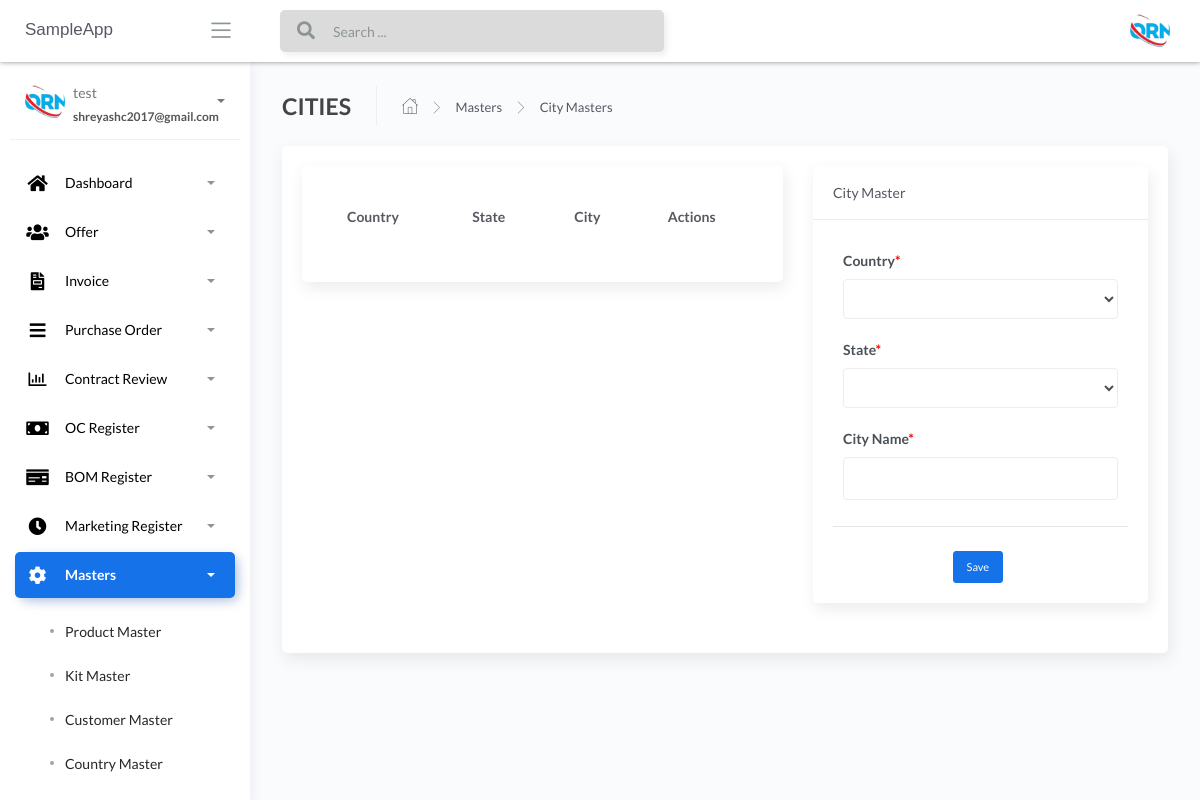
/City-masters (signed in), run on an earlier commit of the app's database.
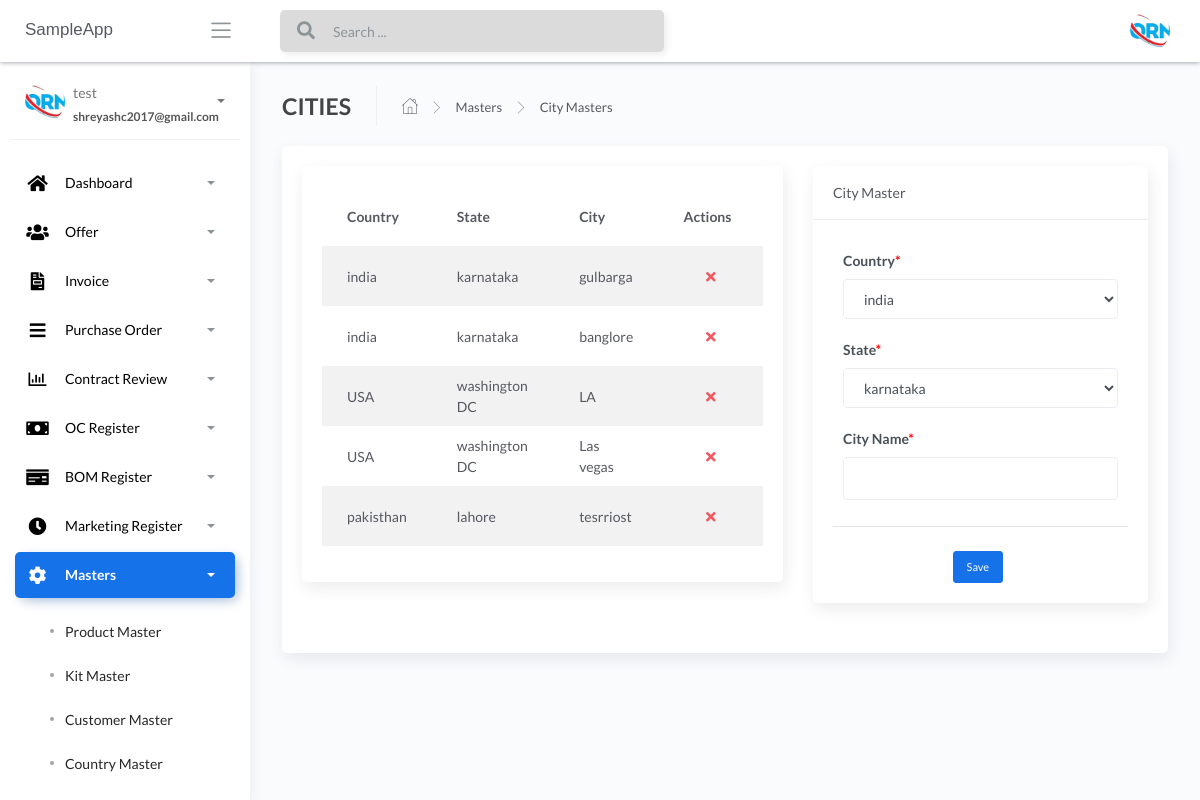
And on a later commit of the database.
### apps/authentication/models.py (models this page shows, shortened)
class Users(db.Model, UserMixin):
    __tablename__ = 'Users'
    id = db.Column(db.Integer, primary_key=True)
    username = db.Column(db.String(64), unique=True)
    email = db.Column(db.String(64), unique=True)
    password = db.Column(db.LargeBinary)

### apps/home/models.py (models this page shows, shortened)
class CityMaster(db.Model):
    __tablename__ = "CityMaster"
    id = db.Column(db.Integer, primary_key=True)
    country_name = db.Column(db.String())
    state_name = db.Column(db.String())
    city_name = db.Column(db.String())
    def __repr__(self):
        return self.country_name

class CountryMaster(db.Model):
    __tablename__ = "CountryMaster"
    id = db.Column(db.Integer, primary_key=True)
    country_name_temp = db.Column(db.String())
    def __repr__(self):
        return self.country_name_temp

class StateMaster(db.Model):
    __tablename__ = "StateMaster"
    id = db.Column(db.Integer, primary_key=True)
    state_name_temp = db.Column(db.String())
    def __repr__(self):
        return self.state_name_temp

### apps/home/routes.py (the view, shortened to what this page needs)
@blueprint.route('/City-masters', methods=['GET', 'POST'])
@login_required
def City_masters():
    if request.method == 'GET':
        users = CityMaster.query.all()
        states = StateMaster.query.all()
        countries = CountryMaster.query.all()
        print(users,states,countries)
        return render_template('home/City-masters.html', len_country= len(countries), users=users, len_state=len(states), states=states, countries=countries,segment='City-masters')

### apps/__init__.py (called while the page is built)
def configure_database(app):
    @app.before_first_request
    def initialize_database():
        db.create_all()
    @app.teardown_request
    def shutdown_session(exception=None):
        db.session.remove()

### apps/authentication/models.py (called while the page is built)
@login_manager.user_loader
def user_loader(id):
    return Users.query.filter_by(id=id).first()

### apps/templates/home/City-masters.html (shortened to what this page needs)
{% extends "layouts/base.html" %}
{% block content %}
<div class="content">
	<div class="page-inner">
		<div class="page-header">
			<h4 class="page-title">CITIES</h4>
			<ul class="breadcrumbs">
				<li class="nav-home">
					<a href="#">
						<i class="flaticon-home"></i>
					</a>
				</li>
				<li class="separator">
					<i class="flaticon-right-arrow"></i>
				</li>
				<li class="nav-item">
					<a href="#">Masters</a>
				</li>
				<li class="separator">
					<i class="flaticon-right-arrow"></i>
				</li>
				<li class="nav-item">
					<a href="#">City Masters</a>
				</li>
			</ul>
		</div>
		<div class="row">
			<div class="col-md-12">
				<div class="card">
					<div class="card-body">
						<div class="row">
							<div class="col-sm-7">
								<div class="content">
									<div class="row">
										<div class="col-sm-12">
											<div class="card">
												<div class="card-body">
													<div class="table-responsive">
														<table id="add-row"
															class="display table table-striped table-hover">
															<thead>
																<tr>
																	<th> Country </th>
																	<th> State </th>
																	<th> City </th>
																	<th>Actions</th>
																</tr>
															</thead>
															<tbody>
																{% for user in users %}
																<tr {% if loop.index %2==0 %} {% else %} {% endif %}>
																	<td>{{user.country_name}}</td>
																	<td>{{user.state_name}}</td>
																	<td>{{user.city_name}}</td>
																	<td>
																		<div class="form-button-action">
																			<span style="font-size: 24px;color:red;">
																				<a href="/{{user.id}}/deletecity"
																					type="button" data-toggle="tooltip"
																					name="submit_city"
																					class="btn btn-link btn-danger"
																					data-original-title="Remove"
																					value="submitcity"> <i
																						class="fas fa-times"></i></a>
																			</span>
																		</div>
																	</td>
																	{% endfor %}
																</tr>
															</tbody>
														</table>
													</div>
												</div>
											</div>
										</div>
									</div>
								</div>
							</div>
							<div class="col-sm-5">
								<div class="content">
									<form action='' method="POST">
										<div class="content-wrapper">
											<div class="row">
												<div class="col-sm-12">
													<div class="card">
														<div class="card-header"> City Master </div>
														<div class="card-body">
															<div class="col-sm-12">
																<div class="row">
																	<div class="form-group col-sm-12">
																		<label>Country<span
																				style="color: red;">*</span></label>
																		<select name="country_name"
																			class="form-control">
																			{% for user in range(0, len_country) %}
																			<option>{{ countries[user] }}</option>
																			{% endfor %}
																		</select>
																	</div>
																	<div class="form-group col-sm-12">
																		<label for="publisher">State<span
																				style="color: red;">*</span></label>
																		<select name="state_name" class="form-control">
																			{% for user in range(0, len_state) %}
																			<option>{{ states[user] }}</option>
																			{% endfor %}
																		</select>
																	</div>
																	<div class="form-group col-sm-12"><label
																			for="bookTitle">City Name<span
																				style="color: red;">*</span></label>
																		<input type="text" name="city_name"
																			maxlength="50" autocomplete="off"
																			class="form-control ng-untouched ng-pristine ng-invalid">
																	</div>
																</div>
															</div>
															<hr class="mb-4">
															<div style="text-align: center;">
																<button id="btnSave" type="submit"
																	class="btn btn-primary btn-sm">Save</button>
															</div>
														</div>
													</div>
												</div>
											</div>
										</div>
									</form>
								</div>
							</div>
						</div>
					</div>
				</div>
			</div>
		</div>
	</div>
</div>
{% endblock content %}

### apps/templates/layouts/base.html (shortened to what this page needs)
<!DOCTYPE html>
<html lang="en">
<head>
	<link rel="stylesheet" href="/static/assets/css/bootstrap.min.css">
	<link rel="stylesheet" href="/static/assets/css/atlantis.min.css">
</head>
<body data-background-color="white">
	<div class="wrapper">
        {% include 'includes/navigation.html' %}
        {% include 'includes/sidebar.html' %}
		<div class="main-panel">
			{% block content %}{% endblock content %}
		</div>
	</div>
</body>
</html>

### apps/templates/includes/navigation.html (shortened to what this page needs)
		<div class="main-header">
			<div class="logo-header" data-background-color="white">
				<a href="" class="logo">
					<h style="font-family: Arial">SampleApp</h>
				</a>
				<div class="nav-toggle">
					<button class="btn btn-toggle toggle-sidebar">
						<i class="icon-menu"></i>
					</button>
				</div>
			</div>
			<nav class="navbar navbar-header navbar-expand-lg" data-background-color="white">
				{% if current_user.is_authenticated %}
				<div class="container-fluid">
					<div class="collapse" id="search-nav">
						<form class="navbar-left navbar-form nav-search mr-md-3">
							<div class="input-group">
								<div class="input-group-prepend">
									<button type="submit" class="btn btn-search pr-1">
										<i class="fa fa-search search-icon"></i>
									</button>
								</div>
								<input type="text" placeholder="Search ..." class="form-control">
							</div>
						</form>
					</div>
					<ul class="navbar-nav topbar-nav ml-md-auto align-items-center">
						<li class="nav-item dropdown hidden-caret">
							<a class="dropdown-toggle profile-pic" data-toggle="dropdown" href="#" aria-expanded="false">
								<div class="avatar-sm">
									<img src="/static/assets/img/logo.jpg" alt="..." class="avatar-img rounded-circle">
								</div>
							</a>
						</li>
					</ul>
				</div>
				{% endif %}
			</nav>
        </div>

### apps/templates/includes/sidebar.html (shortened to what this page needs)
		<div class="sidebar sidebar-style-2" data-background-color="white">
			<div class="sidebar-wrapper scrollbar scrollbar-inner">
				<div class="sidebar-content">
				{% if current_user.is_authenticated %}
					<div class="user">
						<div class="avatar-sm float-left mr-2">
							<img src="/static/assets/img/logo.jpg" alt="..." class="avatar-img rounded-circle">
						</div>
						<div class="info">
							<a data-toggle="collapse" href="#collapseExample" aria-expanded="true">
								<span>
									{{ current_user.username }}
									<span class="user-level">
										{{ current_user.email }}
									</span>
									<span class="caret"></span>
								</span>
							</a>
						</div>
					</div>
					<ul class="nav nav-primary">
						<li class="nav-item {% if 'dashboard' in segment %} active {% endif %}">
							<a data-toggle="collapse" href="#dashboard" aria-expanded="false">
								<i style="color:black;" class="fas fa-home"></i>
								<p style="color:black;">Dashboard</p>
								<span class="caret"></span>
							</a>
						</li>
						<li class="nav-item {% if 'offer-' in segment %} active {% endif %}">
							<a data-toggle="collapse" href="#base">
								<i  style="color:black;" class="fas fa-users"></i>
								<p  style="color:black;">Offer</p>
								<span class="caret"></span>
							</a>
						</li>
						<li class="nav-item {% if 'invoice' in segment %} active {% endif %}">
							<a data-toggle="collapse" href="#invoice">
								<i  style="color:black;" class="fas fa-file-invoice"></i>
								<p  style="color:black;">Invoice</p>
								<span class="caret"></span>
							</a>
						</li>
						<li class="nav-item {% if 'purchaseorder' in segment %} active {% endif %}">
							<a data-toggle="collapse" href="#purchaseorder">
								<i  style="color:black;" class="fas fa-bars"></i>
								<p  style="color:black;">Purchase Order</p>
								<span class="caret"></span>
							</a>
						</li>
						<li class="nav-item {% if 'contractreview' in segment %} active {% endif %}">
							<a data-toggle="collapse" href="#contractreview">
								<i  style="color:black;" class="far fa-chart-bar"></i>
								<p  style="color:black;">Contract Review</p>
								<span class="caret"></span>
							</a>
						</li>
						<li class="nav-item {% if 'OcRegister' in segment %} active {% endif %}">
							<a data-toggle="collapse" href="#OcRegister">
								<i  style="color:black;" class="fas fa-money-bill"></i>
								<p  style="color:black;">OC Register</p>
								<span class="caret"></span>
							</a>
						</li>
						<li class="nav-item {% if 'BOMRegister' in segment %} active {% endif %}">
							<a data-toggle="collapse" href="#BOMRegister">
								<i  style="color:black;" class="fas fa-money-check"></i>
								<p  style="color:black;">BOM Register</p>
								<span class="caret"></span>
							</a>
						</li>
						<li class="nav-item {% if 'MarketingRegister' in segment %} active {% endif %}">
							<a data-toggle="collapse" href="#MarketingRegister">
								<i  style="color:black;" class="fas fa-clock"></i>
								<p  style="color:black;">Marketing Register</p>
								<span class="caret"></span>
							</a>
						</li>
						<li class="nav-item {% if 'masters' in segment %} active {% endif %}">
							<a data-toggle="collapse" href="#masters">
								<i  style="color:black;" class="fas fa-cog fa-spin"></i>
								<p  style="color:black;">Masters</p>
								<span class="caret"></span>
							</a>
							<div class="collapse {% if 'masters' in segment %} show {% endif %}" id="masters">
								<ul class="nav nav-collapse">
									<li class="{% if 'Product-masters' in segment %} active {% endif %}">
										<a href="/Product-masters">
											<span  style="color:black;" class="sub-item">Product Master</span>
										</a>
									</li>
									<li class="{% if 'Kit-masters' in segment %} active {% endif %}">
										<a href="/Kit-masters">
											<span  style="color:black;"class="sub-item">Kit Master</span>
										</a>
									</li>
									<li class="{% if 'Customer-masters' in segment %} active {% endif %}">
										<a href="/Customer-masters">
											<span  style="color:black;" class="sub-item">Customer Master</span>
										</a>
									</li>
									<li class="{% if 'Country-masters' in segment %} active {% endif %}">
										<a href="/Country-masters">
											<span  style="color:black;" class="sub-item">Country Master</span>
										</a>
									</li>
									<li class="{% if 'State-masters' in segment %} active {% endif %}">
										<a href="/State-masters">
										</a>
									</li>
								</ul>
							</div>
						</li>
					</ul>
				{% endif %}
				</div>
			</div>
		</div>

What changed in the data, as far as the page shows it:
added CityMaster: country_name "india", state_name "karnataka", city_name "gulbarga"
added CityMaster: country_name "india", state_name "karnataka", city_name "banglore"
added CityMaster: country_name "USA", state_name "washington DC", city_name "LA"
added CityMaster: country_name "USA", state_name "washington DC", city_name "Las vegas"
added CityMaster: country_name "pakisthan", state_name "lahore", city_name "tesrriost"
added CountryMaster: country_name "india"
added StateMaster: state_name "karnataka"
